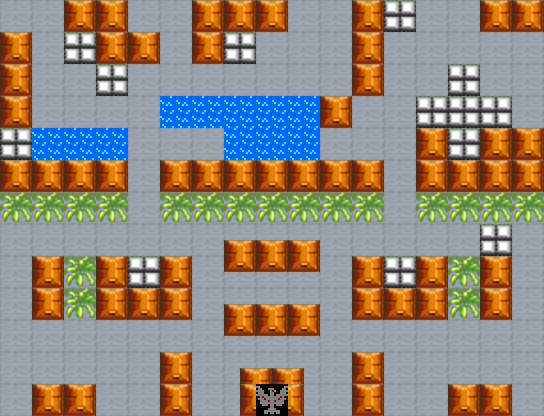

A 2D game scene composited from a Tiled map and its tileset images. What follows is a short description and the map's XML, with each tile layer's data collapsed to a summary:
An orthogonal 34x26 tile map with 16x16 px tiles, 2 tile layers (waterLayer, layer1) and 1 object (startPos).

<map version="1.0" orientation="orthogonal" renderorder="right-down" width="34" height="26" tilewidth="16" tileheight="16" nextobjectid="11">
 <tileset firstgid="1" name="tile" tilewidth="16" tileheight="16">
  <image source="tile.png" width="288" height="32" />
 </tileset>
 <layer name="waterLayer" width="34" height="26">
  <data>[884 cells, 884 non-empty, 8 distinct tile ids]</data>
 </layer>
 <layer name="layer1" width="34" height="26">
  <data>[884 cells, 392 non-empty, 16 distinct tile ids]</data>
 </layer>
 <objectgroup name="objects">
  <object id="10" name="startPos" x="201" y="390" width="9" height="25" />
 </objectgroup>
</map>